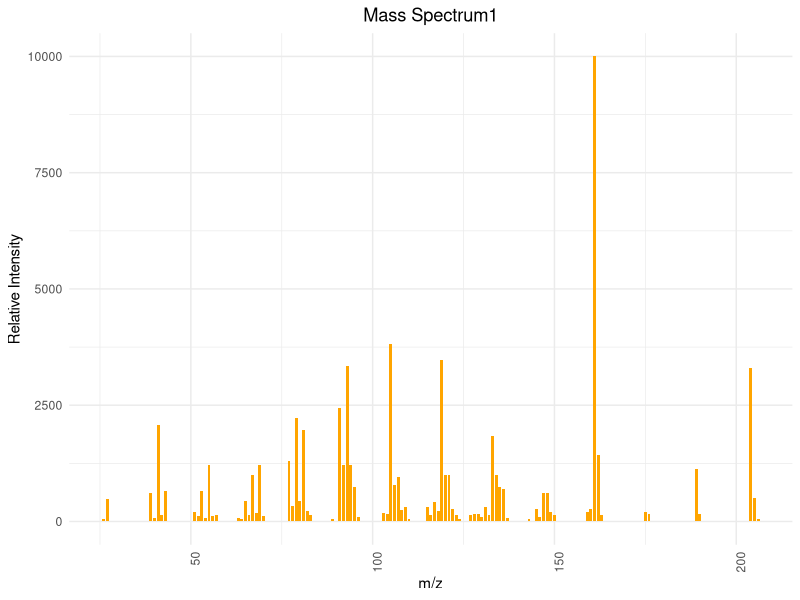
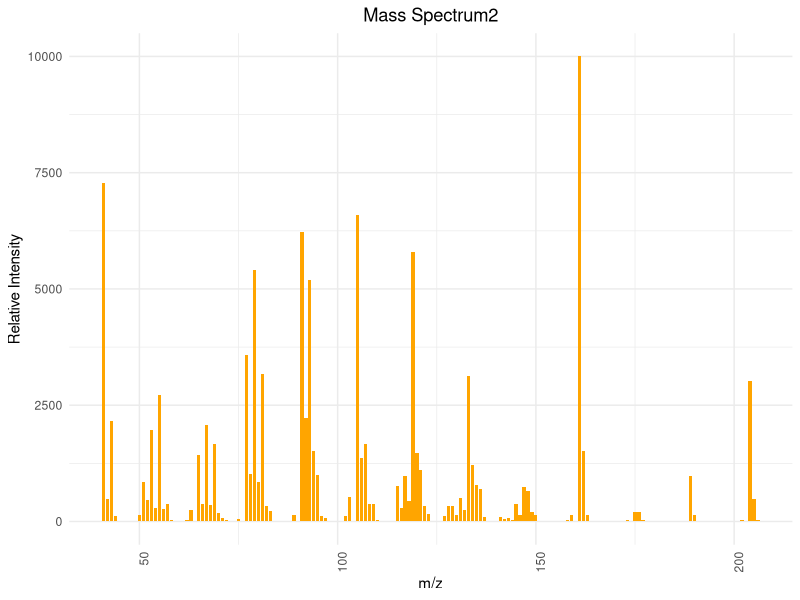
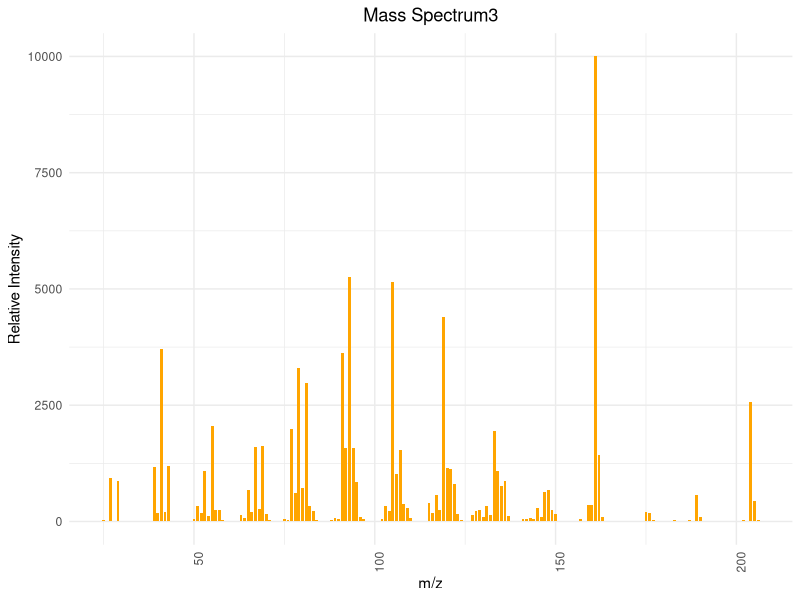
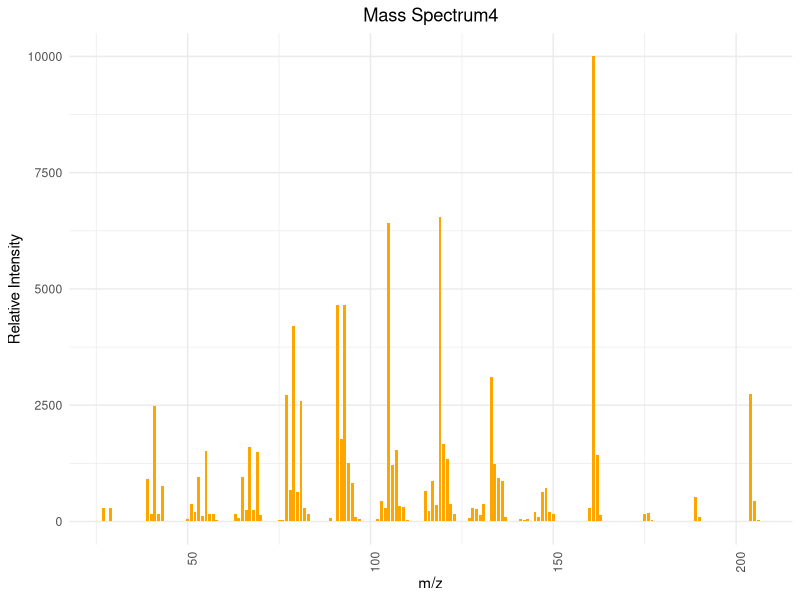

Recreate these plots in R, in order.
## ---- chunk 1
# 安装并加载所需的包
library(ggplot2)

# 图1
mz1 <- c(26, 27, 39, 40, 41, 42, 43, 51, 52, 53, 54, 55, 56, 57, 63, 64, 65, 66, 67, 68, 69, 70, 77, 78, 79, 80, 81, 82, 83, 89, 91, 92, 93, 94, 95, 96, 103, 104, 105, 106, 107, 108, 109, 110, 115, 116, 117, 118, 119, 120, 121, 122, 123, 124, 127, 128, 129, 130, 131, 132, 133, 134, 135, 136, 137, 143, 145, 146, 147, 148, 149, 150, 159, 160, 161, 162, 163, 175, 176, 189, 190, 204, 205, 206)
intensity1 <- c(50, 480, 610, 80, 2080, 150, 650, 200, 110, 650, 80, 1220, 110, 150, 70, 60, 430, 140, 1000, 180, 1220, 120, 1300, 340, 2220, 430, 1960, 220, 140, 50, 2440, 1220, 3350, 1220, 740, 100, 190, 170, 3820, 780, 960, 250, 310, 50, 310, 130, 410, 220, 3480, 1000, 1000, 270, 150, 50, 130, 160, 160, 90, 310, 140, 1830, 1000, 740, 700, 70, 60, 270, 90, 610, 610, 210, 140, 200, 270, 9999, 1430, 140, 210, 160, 1130, 160, 3300, 510, 50)

data1 <- data.frame(mz1, intensity1)


ggplot(data1, aes(x=mz1, y=intensity1)) +
  geom_bar(stat="identity", fill="orange", width=0.8) + 
  theme_minimal() + 
  labs(title="Mass Spectrum1",
       x="m/z",
       y="Relative Intensity") + 
  theme(axis.text.x = element_text(angle = 90, hjust = 1), plot.title = element_text(hjust = 0.5))  

# 图2
mz2 <- c(41, 42, 43, 44, 50, 51, 52, 53, 54, 55, 56, 57, 58, 62, 63, 65, 66, 67, 68, 69, 70, 71, 72, 74, 75, 77, 78, 79, 80, 81, 82, 83, 84, 87, 89, 91, 92, 93, 94, 95, 96, 97, 101, 102, 103, 105, 106, 107, 108, 109, 110, 115, 116, 117, 118, 119, 120, 121, 122, 123, 126, 127, 128, 129, 130, 131, 132, 133, 134, 135, 136, 137, 139, 141, 142, 143, 144, 145, 146, 147, 148, 149, 150, 152, 158, 159, 161, 162, 163, 173, 175, 176, 177, 189, 190, 202, 204, 205, 206)
intensity2 <- c(7280, 490, 2160, 120, 150, 840, 470, 1970, 280, 2710, 260, 370, 30, 40, 250, 1440, 380, 2070, 360, 1660, 180, 70, 30, 20, 50, 3590, 1030, 5400, 850, 3180, 340, 220, 20, 20, 140, 6220, 2230, 5200, 1510, 1000, 110, 70, 20, 110, 520, 6580, 1360, 1660, 370, 380, 40, 760, 290, 980, 450, 5800, 1480, 1100, 340, 160, 20, 110, 330, 330, 140, 500, 250, 3120, 1220, 780, 700, 90, 10, 90, 50, 70, 40, 380, 140, 740, 660, 210, 130, 20, 30, 140, 9999, 1510, 130, 30, 210, 200, 30, 970, 140, 30, 3030, 490, 30)

data2 <- data.frame(mz2, intensity2)

ggplot(data2, aes(x=mz2, y=intensity2)) +
  geom_bar(stat="identity", fill="orange", width=0.8) + 
  theme_minimal() + 
  labs(title="Mass Spectrum2",
       x="m/z",
       y="Relative Intensity") + 
  theme(axis.text.x = element_text(angle = 90, hjust = 1), plot.title = element_text(hjust = 0.5))  

# 图3
mz3 <- c(25, 27, 29, 39, 40, 41, 42, 43, 44, 50, 51, 52, 53, 54, 55, 56, 57, 58, 63, 64, 65, 66, 67, 68, 69, 70, 71, 75, 76, 77, 78, 79, 80, 81, 82, 83, 84, 88, 89, 90, 91, 92, 93, 94, 95, 96, 97, 102, 103, 104, 105, 106, 107, 108, 109, 110, 115, 116, 117, 118, 119, 120, 121, 122, 123, 124, 127, 128, 129, 130, 131, 132, 133, 134, 135, 136, 137, 141, 142, 143, 144, 145, 146, 147, 148, 149, 150, 157, 159, 160, 161, 162, 163, 175, 176, 177, 183, 187, 189, 190, 202, 204, 205, 206)
intensity3 <- c(30, 940, 880, 1180, 180, 3700, 210, 1190, 10, 50, 330, 180, 1080, 110, 2060, 240, 250, 30, 130, 80, 680, 200, 1610, 260, 1630, 160, 40, 50, 40, 1980, 610, 3310, 720, 2970, 330, 230, 40, 30, 80, 50, 3620, 1580, 5250, 1580, 840, 100, 50, 60, 330, 230, 5150, 1020, 1540, 380, 290, 70, 390, 180, 580, 250, 4400, 1160, 1130, 800, 170, 30, 130, 220, 240, 100, 330, 130, 1940, 1080, 760, 860, 110, 50, 60, 70, 60, 280, 100, 640, 680, 250, 160, 50, 360, 360, 9999, 1420, 100, 210, 180, 30, 40, 40, 580, 90, 30, 2570, 430, 30)

data3 <- data.frame(mz3, intensity3)

ggplot(data3, aes(x=mz3, y=intensity3)) +
  geom_bar(stat="identity", fill="orange", width=0.8) + 
  theme_minimal() + 
  labs(title="Mass Spectrum3",
       x="m/z",
       y="Relative Intensity") + 
  theme(axis.text.x = element_text(angle = 90, hjust = 1), plot.title = element_text(hjust = 0.5)) 

# 图4
mz4 <- c(27, 29, 37, 38, 39, 40, 41, 42, 43, 50, 51, 52, 53, 54, 55, 56, 57, 58, 62, 63, 64, 65, 66, 67, 68, 69, 70, 74, 75, 76, 77, 78, 79, 80, 81, 82, 83, 87, 88, 89, 90, 91, 92, 93, 94, 95, 96, 97, 101, 102, 103, 104, 105, 106, 107, 108, 109, 110, 115, 116, 117, 118, 119, 120, 121, 122, 123, 124, 127, 128, 129, 130, 131, 133, 134, 135, 136, 137, 139, 141, 142, 143, 145, 146, 147, 148, 149, 150, 151, 152, 160, 161, 162, 163, 174, 175, 176, 177, 189, 190, 204, 205, 206)
intensity4 <- c(300, 300, 10, 20, 910, 160, 2490, 160, 760, 60, 370, 200, 950, 110, 1520, 160, 170, 30, 20, 160, 80, 960, 250, 1610, 240, 1490, 150, 10, 30, 40, 2720, 680, 4210, 640, 2600, 290, 170, 10, 10, 80, 20, 4650, 1770, 4650, 1250, 820, 90, 50, 20, 60, 440, 290, 6420, 1210, 1540, 340, 320, 40, 660, 220, 880, 360, 6550, 1670, 1350, 380, 170, 20, 80, 280, 270, 130, 370, 3110, 1240, 940, 870, 100, 10, 60, 40, 60, 210, 90, 630, 710, 200, 160, 20, 10, 290, 9999, 1430, 130, 10, 170, 180, 30, 530, 90, 2740, 440, 40)

data4 <- data.frame(mz4, intensity4)

ggplot(data4, aes(x=mz4, y=intensity4)) +
  geom_bar(stat="identity", fill="orange", width=0.8) + 
  theme_minimal() + 
  labs(title="Mass Spectrum4",
       x="m/z",
       y="Relative Intensity") + 
  theme(axis.text.x = element_text(angle = 90, hjust = 1), plot.title = element_text(hjust = 0.5)) 
